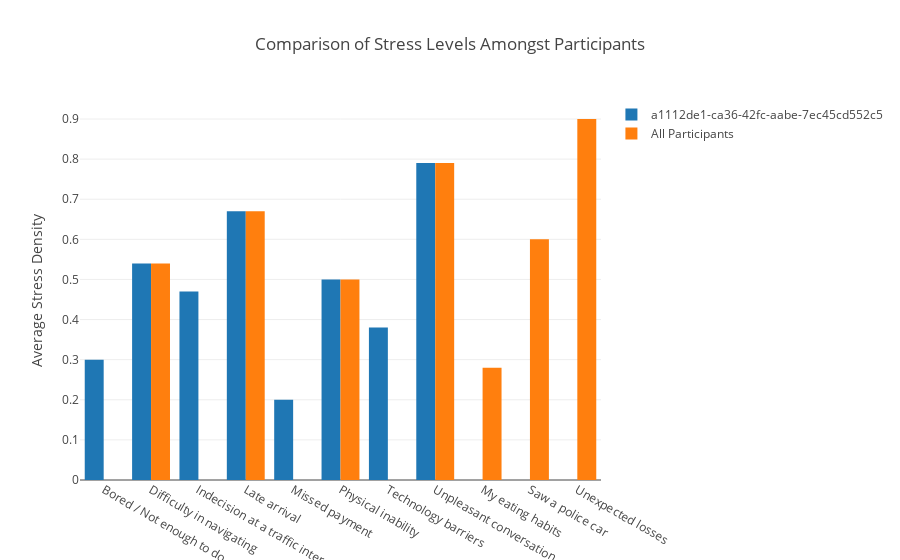

Write notebook code for a chart like this one.
### Markdown cell above
## Compare stress data among participants(s)

There are instances where you may want to compare a participant's values with the population values.  This chart shows the breakdown of average stress induced by each of the sub-categories for a particular participant (`a1112de1-ca36-42fc-aabe-7ec45cd552c5`) when compared with the whole study population.  You can alter the command by changing the `usr_id` to `b1117354-ce48-4325-b2e3-78b0cc932819` or by changing the `x_axis_column` to `stresser_main`.  In the latter case, the graph should match the one directly above due to there only being two participants in the demonstration data.

### Code cell
plot_stress_comparison(stress_stream, x_axis_column="stresser_sub",usr_id="a1112de1-ca36-42fc-aabe-7ec45cd552c5")

### Figure 1 — Plotly figure (JSON) as saved in the notebook; plotly's stock layout.template omitted (floating-point values rounded to 4 significant figures)
{"data": [{"name": "a1112de1-ca36-42fc-aabe-7ec45cd552c5", "type": "bar", "uid": "68e38510-aeac-4c2e-86a9-d429d109fdfc", "x": ["Bored / Not enough to do", "Difficulty in navigating", "Indecision at a traffic intersection", "Late arrival", "Missed payment", "Physical inability", "Technology barriers", "Unpleasant conversation"], "y": [0.3, 0.54, 0.47, 0.67, 0.2, 0.5, 0.38, 0.79]}, {"name": "All Participants", "type": "bar", "uid": "6d5b967c-83a7-4803-937d-5ba4e3b40dd4", "x": ["Difficulty in navigating", "Late arrival", "My eating habits", "Physical inability", "Saw a police car", "Unexpected losses", "Unpleasant conversation"], "y": [0.54, 0.67, 0.28, 0.5, 0.6, 0.9, 0.79]}], "layout": {"autosize": true, "title": {"text": "Comparison of Stress Levels Amongst Participants"}, "xaxis": {"autorange": true, "range": [-0.5, 10.5], "type": "category"}, "yaxis": {"autorange": true, "range": [0, 0.9474], "title": {"text": "Average Stress Density"}, "type": "linear"}}}
